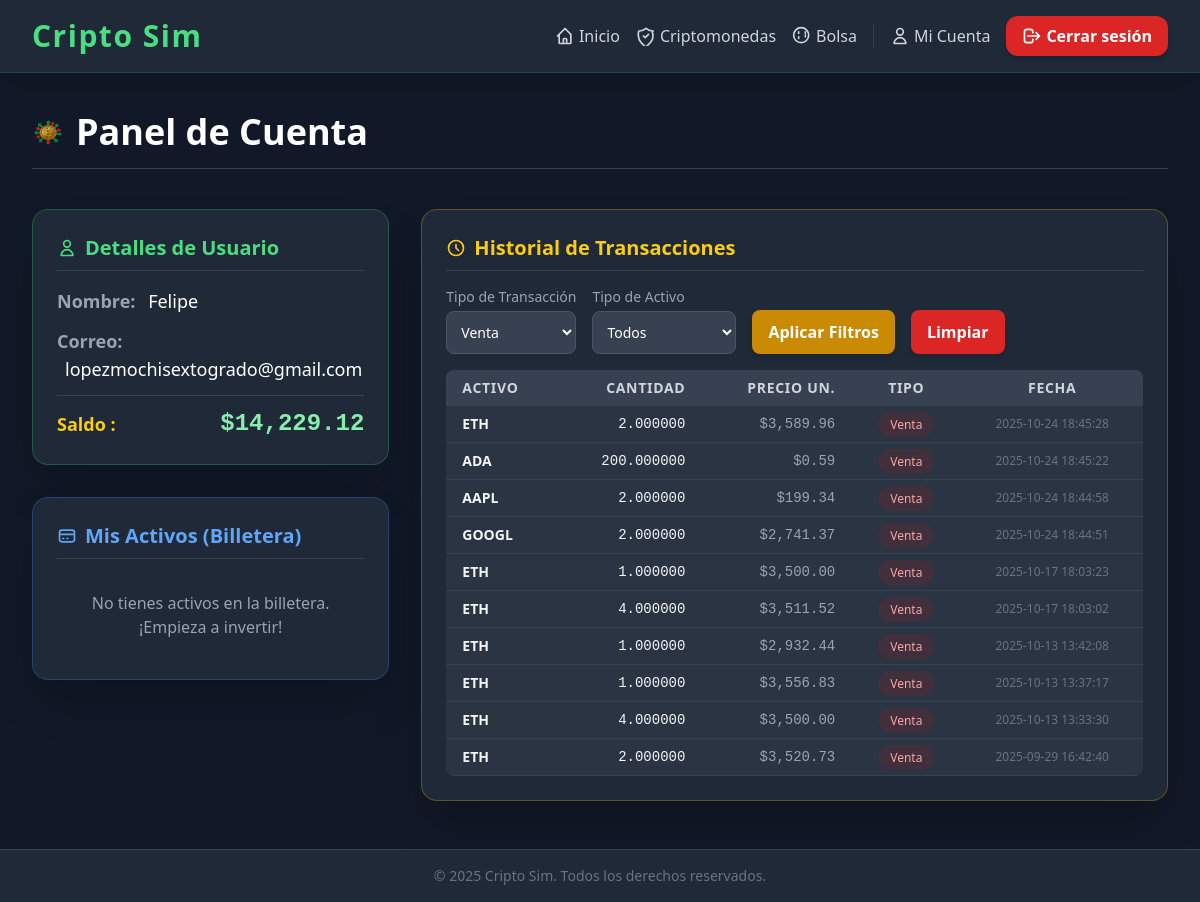
Page /usuario.php?tipo=venta (signed in) on the committed database.
### tables this page shows
CREATE TABLE `usuarios` (
  `id` int(11) NOT NULL,
  `nombre` varchar(50) NOT NULL,
  `email` varchar(100) NOT NULL,
  `password` varchar(255) NOT NULL,
  `saldo` decimal(18,2) NOT NULL DEFAULT 10000.00
);

CREATE TABLE `historial` (
  `id` int(11) NOT NULL,
  `id_usuario` int(11) NOT NULL,
  `moneda` varchar(50) NOT NULL,
  `cantidad` decimal(18,8) NOT NULL,
  `precio` decimal(18,8) NOT NULL,
  `tipo` enum('compra','venta') NOT NULL,
  `fecha` datetime DEFAULT current_timestamp()
);

### usuario.php (the view, shortened to what this page needs)
<?php
$usuario = $_SESSION['usuario'];
include("conexion.php");
$id_usuario = $usuario['id'] ?? 0;
$saldo_usuario = 0.00;
$filtro_tipo = $_GET['tipo'] ?? 'todos';
$filtro_activo = $_GET['activo'] ?? 'todos';
$params_historial = [];
if ($id_usuario > 0) {
    $sql_saldo = "SELECT saldo FROM usuarios WHERE id = ?";
    $stmt_saldo = $conn->prepare($sql_saldo);
    $stmt_saldo->bind_param("i", $id_usuario);
    $stmt_saldo->execute();
    $res_saldo = $stmt_saldo->get_result();
    $saldo_row = $res_saldo->fetch_assoc();
    $saldo_usuario = $saldo_row['saldo'] ?? 0.00;
    $billetera = [];
    $sql_historial = "SELECT moneda, cantidad, precio, tipo, fecha FROM historial WHERE id_usuario = ?";
    $tipos_historial = "i";
    $params_historial[] = $id_usuario;
    if ($filtro_tipo !== 'todos') {
        $sql_historial .= " AND tipo = ?";
        $tipos_historial .= "s";
        $params_historial[] = $filtro_tipo;
    }
    $sql_historial .= " ORDER BY fecha DESC";
    $stmt_historial = $conn->prepare($sql_historial);
    if (!empty($params_historial)) {
        $stmt_historial->bind_param($tipos_historial, ...$params_historial);
    }
    $stmt_historial->execute();
    $res_historial = $stmt_historial->get_result();
}
?>
<!DOCTYPE html>
<html lang="es">
<head>
    <script src="https://cdn.tailwindcss.com"></script>
</head>
<body class="bg-gray-900 text-gray-100 min-h-screen flex flex-col">
    <nav class="bg-gray-800 fixed w-full top-0 z-50 shadow-xl border-b border-green-500/20">
        <div class="max-w-7xl mx-auto px-6 lg:px-8 py-4 flex justify-between items-center">
            <h1 class="text-3xl font-extrabold text-green-400 tracking-wider">Cripto Sim</h1>
            <div class="flex items-center space-x-4">
                <a href="index.php" class="text-gray-300 hover:text-green-400 transition duration-300 font-medium flex items-center">
                    Inicio
                </a>
                <a href="criptomonedas.php" class="text-gray-300 hover:text-purple-400 transition duration-300 font-medium flex items-center">
                    Criptomonedas
                </a>
                <a href="bolsa.php" class="text-gray-300 hover:text-yellow-400 transition duration-300 font-medium flex items-center">
                    <svg class="w-5 h-5 mr-1" fill="none" stroke="currentColor" viewBox="0 0 24 24" xmlns="http://www.w3.org/2000/svg"><path stroke-linecap="round" stroke-linejoin="round" stroke-width="2" d="M8 7v2m8-2v2m-8 4v2m8-4v2m4-2a9 9 0 11-18 0 9 9 0 0118 0z"></path></svg>
                    Bolsa
                </a>
                <a href="usuario.php" class="text-gray-300 hover:text-blue-400 transition duration-300 font-medium flex items-center border-l border-gray-700 pl-4">
                    <svg class="w-5 h-5 mr-1" fill="none" stroke="currentColor" viewBox="0 0 24 24" xmlns="http://www.w3.org/2000/svg"><path stroke-linecap="round" stroke-linejoin="round" stroke-width="2" d="M16 7a4 4 0 11-8 0 4 4 0 018 0zM12 14a7 7 0 00-7 7h14a7 7 0 00-7-7z"></path></svg>
                    Mi Cuenta
                </a>
                <a href="logout.php" class="bg-red-600 hover:bg-red-700 px-4 py-2 rounded-xl text-white font-semibold transition duration-300 shadow-md flex items-center">
                    <svg class="w-5 h-5 mr-1" fill="none" stroke="currentColor" viewBox="0 0 24 24" xmlns="http://www.w3.org/2000/svg"><path stroke-linecap="round" stroke-linejoin="round" stroke-width="2" d="M17 16l4-4m0 0l-4-4m4 4H7m6 4v1a3 3 0 01-3 3H6a3 3 0 01-3-3V7a3 3 0 013-3h4a3 3 0 013 3v1"></path></svg>
                    Cerrar sesión
                </a>
            </div>
        </div>
    </nav>
    <main class="flex-grow pt-28 pb-12">
        <div class="max-w-7xl mx-auto px-6 lg:px-8">
            <header class="mb-10 flex items-center justify-between border-b border-gray-700 pb-4">
                <h1 class="text-4xl font-extrabold text-white flex items-center">
                    <img src="favicon.png" alt="Logo CriptoSim" class="w-8 h-8 mr-3 opacity-80">
                    Panel de Cuenta
                </h1>
            </header>
            <?php if ($id_usuario > 0): ?>
            <div class="grid grid-cols-1 lg:grid-cols-3 gap-8">
                <div class="lg:col-span-1 space-y-8">
                    <div class="bg-gray-800 p-6 rounded-2xl shadow-2xl border border-green-500/30 card">
                        <h2 class="text-xl font-bold text-green-400 mb-4 border-b border-gray-700 pb-2 flex items-center">
                            <svg class="w-5 h-5 mr-2" fill="none" stroke="currentColor" viewBox="0 0 24 24" xmlns="http://www.w3.org/2000/svg"><path stroke-linecap="round" stroke-linejoin="round" stroke-width="2" d="M16 7a4 4 0 11-8 0 4 4 0 018 0zM12 14a7 7 0 00-7 7h14a7 7 0 00-7-7z"></path></svg>
                            Detalles de Usuario
                        </h2>
                        <div class="space-y-3">
                            <p class="text-lg"><span class="font-semibold text-gray-400">Nombre:</span> <span class="text-white ml-2"><?php echo htmlspecialchars($usuario['nombre'] ?? 'N/A'); ?></span></p>
                            <p class="text-lg"><span class="font-semibold text-gray-400">Correo:</span> <span class="text-white ml-2"><?php echo htmlspecialchars($usuario['email'] ?? 'N/A'); ?></span></p>
                            <p class="text-lg border-t border-gray-700 pt-3 flex justify-between items-center">
                                <span class="font-semibold text-yellow-400">Saldo :</span>
                                <span class="text-2xl font-bold text-green-300 font-mono">$<?php echo htmlspecialchars(number_format($saldo_usuario, 2)); ?></span>
                            </p>
                        </div>
                    </div>
                    <div class="bg-gray-800 p-6 rounded-2xl shadow-2xl border border-blue-500/30 card">
                        <h2 class="text-xl font-bold text-blue-400 mb-4 border-b border-gray-700 pb-2 flex items-center">
                            <svg class="w-5 h-5 mr-2" fill="none" stroke="currentColor" viewBox="0 0 24 24" xmlns="http://www.w3.org/2000/svg"><path stroke-linecap="round" stroke-linejoin="round" stroke-width="2" d="M3 10h18M7 15h1m4 0h1m-7 4h12a3 3 0 003-3V8a3 3 0 00-3-3H6a3 3 0 00-3 3v8a3 3 0 003 3z"></path></svg>
                            Mis Activos (Billetera)
                        </h2>
                        <?php if(count($billetera) > 0): ?>
                            <ul class="space-y-3">
                                <?php foreach($billetera as $moneda => $total): if($total > 0): ?>
                                    <li class="bg-gray-700 hover:bg-gray-600 rounded-lg px-4 py-2 flex justify-between items-center transition duration-300">
                                        <span class="font-bold text-yellow-300 text-base"><?php echo htmlspecialchars($moneda); ?></span>
                                        <span class="text-lg font-mono text-green-300"><?php echo number_format($total, 4); ?></span>
                                    </li>
                                <?php endif; endforeach; ?>
                            </ul>
                        <?php else: ?>
                            <p class="text-gray-400 text-center py-4">No tienes activos en la billetera. ¡Empieza a invertir!</p>
                        <?php endif; ?>
                    </div>
                </div>
                <div class="lg:col-span-2">
                    <div class="bg-gray-800 p-6 rounded-2xl shadow-2xl border border-yellow-500/30">
                        <h2 class="text-xl font-bold text-yellow-400 mb-4 border-b border-gray-700 pb-2 flex items-center">
                            <svg class="w-5 h-5 mr-2" fill="none" stroke="currentColor" viewBox="0 0 24 24" xmlns="http://www.w3.org/2000/svg"><path stroke-linecap="round" stroke-linejoin="round" stroke-width="2" d="M12 8v4l3 3m6-3a9 9 0 11-18 0 9 9 0 0118 0z"></path></svg>
                            Historial de Transacciones
                        </h2>
                        <form method="GET" action="usuario.php" class="mb-4 flex flex-wrap gap-4 items-end">
                            <div>
                                <label for="filtro_tipo" class="block text-sm font-medium text-gray-400 mb-1">Tipo de Transacción</label>
                                <select name="tipo" id="filtro_tipo" class="bg-gray-700 border border-gray-600 text-white text-sm rounded-lg focus:ring-yellow-500 focus:border-yellow-500 block w-full p-2.5">
                                    <option value="venta" <?php echo ($filtro_tipo === 'venta') ? 'selected' : ''; ?>>Venta</option>
                                </select>
                            </div>
                            <div>
                                <label for="filtro_activo" class="block text-sm font-medium text-gray-400 mb-1">Tipo de Activo</label>
                                <select name="activo" id="filtro_activo" class="bg-gray-700 border border-gray-600 text-white text-sm rounded-lg focus:ring-yellow-500 focus:border-yellow-500 block w-full p-2.5">
                                    <option value="todos" <?php echo ($filtro_activo === 'todos') ? 'selected' : ''; ?>>Todos</option>
                                </select>
                            </div>
                            <button type="submit" class="bg-yellow-600 hover:bg-yellow-700 text-white font-semibold py-2.5 px-4 rounded-lg transition duration-300 shadow-md">
                                Aplicar Filtros
                            </button>
                            <a href="usuario.php" class="bg-red-600 hover:bg-gray-700 text-white font-semibold py-2.5 px-4 rounded-lg transition duration-300 shadow-md">
                                Limpiar
                            </a>
                        </form>
                        <?php if(isset($res_historial) && $res_historial->num_rows > 0): ?>
                            <div class="overflow-x-auto">
                                <table class="min-w-full text-sm bg-gray-700/50 rounded-lg overflow-hidden">
                                    <thead class="bg-gray-700 text-gray-300 uppercase tracking-wider">
                                        <tr>
                                            <th class="px-4 py-2 text-left">Activo</th>
                                            <th class="px-4 py-2 text-right">Cantidad</th>
                                            <th class="px-4 py-2 text-right">Precio Un.</th>
                                            <th class="px-4 py-2 text-center">Tipo</th>
                                            <th class="px-4 py-2 text-center">Fecha</th>
                                        </tr>
                                    </thead>
                                    <tbody>
                                        <?php while($row = $res_historial->fetch_assoc()):
                                            $tipo_clase = ($row['tipo'] === 'compra') ? 'bg-green-800/20 text-green-300' : 'bg-red-800/20 text-red-300';
                                        ?>
                                            <tr class="border-b border-gray-700 hover:bg-gray-700 transition duration-150">
                                                <td class="px-4 py-2 font-semibold"><?php echo htmlspecialchars($row['moneda']); ?></td>
                                                <td class="px-4 py-2 text-right font-mono"><?php echo htmlspecialchars(number_format($row['cantidad'], 6)); ?></td>
                                                <td class="px-4 py-2 text-right text-gray-400 font-mono">$<?php echo htmlspecialchars(number_format($row['precio'], 2)); ?></td>
                                                <td class="px-4 py-2 text-center">
                                                    <span class="px-3 py-1 rounded-full text-xs font-medium <?php echo $tipo_clase; ?>">
                                                        <?php echo htmlspecialchars(ucfirst($row['tipo'])); ?>
                                                    </span>
                                                </td>
                                                <td class="px-4 py-2 text-center text-gray-500 text-xs"><?php echo htmlspecialchars($row['fecha']); ?></td>
                                            </tr>
                                        <?php endwhile; ?>
                                    </tbody>
                                </table>
                            </div>
                        <?php else: ?>
                            <p class="text-gray-400 text-center py-4">No se encontraron transacciones con los filtros seleccionados.</p>
                        <?php endif; ?>
                    </div>
                </div>
            </div>
            <?php else: ?>
                <p class="text-red-400 mt-8 text-center bg-gray-800 p-4 rounded-lg">Error: No se pudo obtener el ID de usuario. Por favor, <a href="logout.php" class="text-blue-400 hover:text-blue-300 font-semibold">cierra la sesión</a> y vuelve a iniciarla.</p>
            <?php endif; ?>
        </div>
    </main>
    <footer class="bg-gray-800 border-t border-gray-700 mt-auto">
        <div class="max-w-7xl mx-auto px-6 lg:px-8 py-4 text-center text-gray-500 text-sm">
            © 2025 Cripto Sim. Todos los derechos reservados.
        </div>
    </footer>
</body>
</html>

### usuario.php (style rules this page uses)
.card { transition: transform 0.3s ease, box-shadow 0.3s ease; }

### rows in the picture
usuarios: saldo "14,229.12"
historial: moneda "ETH", cantidad "2.000000", precio "3,589.96", tipo "Venta", fecha "2025-10-24 18:45:28"
historial: moneda "ADA", cantidad "200.000000", precio "0.59", tipo "Venta", fecha "2025-10-24 18:45:22"
historial: moneda "AAPL", cantidad "2.000000", precio "199.34", tipo "Venta", fecha "2025-10-24 18:44:58"
historial: moneda "GOOGL", cantidad "2.000000", precio "2,741.37", tipo "Venta", fecha "2025-10-24 18:44:51"
historial: moneda "ETH", cantidad "1.000000", precio "3,500.00", tipo "Venta", fecha "2025-10-17 18:03:23"
historial: moneda "ETH", cantidad "4.000000", precio "3,511.52", tipo "Venta", fecha "2025-10-17 18:03:02"
historial: moneda "ETH", cantidad "1.000000", precio "2,932.44", tipo "Venta", fecha "2025-10-13 13:42:08"
historial: moneda "ETH", cantidad "1.000000", precio "3,556.83", tipo "Venta", fecha "2025-10-13 13:37:17"
historial: moneda "ETH", cantidad "4.000000", precio "3,500.00", tipo "Venta", fecha "2025-10-13 13:33:30"
historial: moneda "ETH", cantidad "2.000000", precio "3,520.73", tipo "Venta", fecha "2025-09-29 16:42:40"

### other values in the picture
$usuario['nombre'] "Felipe"
$usuario['email'] "lopezmochisextogrado@gmail.com"
